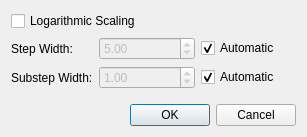
<ui version="4.0" >
 <class>AxisScalingDialog</class>
 <widget class="QDialog" name="AxisScalingDialog" >
  <property name="geometry" >
   <rect>
    <x>0</x>
    <y>0</y>
    <width>307</width>
    <height>137</height>
   </rect>
  </property>
  <property name="windowTitle" >
   <string>Dialog</string>
  </property>
  <layout class="QGridLayout" >
   <item row="0" column="0" colspan="2" >
    <widget class="QCheckBox" name="logarithmicScaling" >
     <property name="text" >
      <string>Logarithmic Scaling</string>
     </property>
    </widget>
   </item>
   <item row="1" column="0" >
    <widget class="QLabel" name="label" >
     <property name="sizePolicy" >
      <sizepolicy vsizetype="Preferred" hsizetype="Fixed" >
       <horstretch>0</horstretch>
       <verstretch>0</verstretch>
      </sizepolicy>
     </property>
     <property name="text" >
      <string>Step Width:</string>
     </property>
    </widget>
   </item>
   <item row="1" column="1" >
    <widget class="QDoubleSpinBox" name="stepWidth" >
     <property name="enabled" >
      <bool>false</bool>
     </property>
     <property name="value" >
      <double>5.000000000000000</double>
     </property>
    </widget>
   </item>
   <item row="1" column="2" >
    <widget class="QCheckBox" name="automaticStepWidth" >
     <property name="text" >
      <string>Automatic</string>
     </property>
     <property name="checked" >
      <bool>true</bool>
     </property>
    </widget>
   </item>
   <item row="2" column="0" >
    <widget class="QLabel" name="label_2" >
     <property name="sizePolicy" >
      <sizepolicy vsizetype="Preferred" hsizetype="Fixed" >
       <horstretch>0</horstretch>
       <verstretch>0</verstretch>
      </sizepolicy>
     </property>
     <property name="text" >
      <string>Substep Width:</string>
     </property>
    </widget>
   </item>
   <item row="2" column="1" >
    <widget class="QDoubleSpinBox" name="subStepWidth" >
     <property name="enabled" >
      <bool>false</bool>
     </property>
     <property name="value" >
      <double>1.000000000000000</double>
     </property>
    </widget>
   </item>
   <item row="2" column="2" >
    <widget class="QCheckBox" name="automaticSubStepWidth" >
     <property name="text" >
      <string>Automatic</string>
     </property>
     <property name="checked" >
      <bool>true</bool>
     </property>
    </widget>
   </item>
   <item row="4" column="0" colspan="3" >
    <widget class="QDialogButtonBox" name="buttonBox" >
     <property name="orientation" >
      <enum>Qt::Horizontal</enum>
     </property>
     <property name="standardButtons" >
      <set>QDialogButtonBox::Cancel|QDialogButtonBox::NoButton|QDialogButtonBox::Ok</set>
     </property>
    </widget>
   </item>
   <item row="3" column="0" colspan="3" >
    <spacer>
     <property name="orientation" >
      <enum>Qt::Vertical</enum>
     </property>
     <property name="sizeHint" >
      <size>
       <width>20</width>
       <height>40</height>
      </size>
     </property>
    </spacer>
   </item>
  </layout>
 </widget>
 <resources/>
 <connections>
  <connection>
   <sender>buttonBox</sender>
   <signal>accepted()</signal>
   <receiver>AxisScalingDialog</receiver>
   <slot>accept()</slot>
   <hints>
    <hint type="sourcelabel" >
     <x>248</x>
     <y>254</y>
    </hint>
    <hint type="destinationlabel" >
     <x>157</x>
     <y>274</y>
    </hint>
   </hints>
  </connection>
  <connection>
   <sender>buttonBox</sender>
   <signal>rejected()</signal>
   <receiver>AxisScalingDialog</receiver>
   <slot>reject()</slot>
   <hints>
    <hint type="sourcelabel" >
     <x>316</x>
     <y>260</y>
    </hint>
    <hint type="destinationlabel" >
     <x>286</x>
     <y>274</y>
    </hint>
   </hints>
  </connection>
  <connection>
   <sender>automaticStepWidth</sender>
   <signal>toggled(bool)</signal>
   <receiver>stepWidth</receiver>
   <slot>setDisabled(bool)</slot>
   <hints>
    <hint type="sourcelabel" >
     <x>300</x>
     <y>45</y>
    </hint>
    <hint type="destinationlabel" >
     <x>181</x>
     <y>45</y>
    </hint>
   </hints>
  </connection>
  <connection>
   <sender>automaticSubStepWidth</sender>
   <signal>toggled(bool)</signal>
   <receiver>subStepWidth</receiver>
   <slot>setDisabled(bool)</slot>
   <hints>
    <hint type="sourcelabel" >
     <x>300</x>
     <y>79</y>
    </hint>
    <hint type="destinationlabel" >
     <x>181</x>
     <y>79</y>
    </hint>
   </hints>
  </connection>
 </connections>
</ui>
